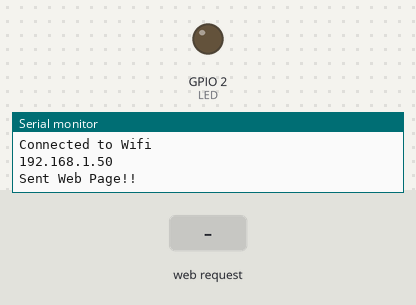
Bench run of a program on a simulated ESP32. Parts: output pins drawn as LEDs (lit = HIGH), the last lines printed to the serial monitor. The inputs (shaded band) are chosen by the test bench. WiFi joins after 1.5 s; servers stay silent unless stated.

Above: at 2.7 s.
2.8 s: HTTP request GET /update received
4.3 s: HTTP request GET /update received
At 5.4 s:
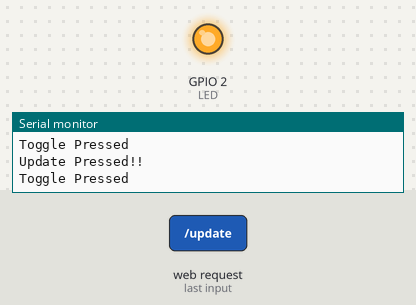
Timing chart, 0 to 7.3 s (numbered marks = the images above; inputs shaded):
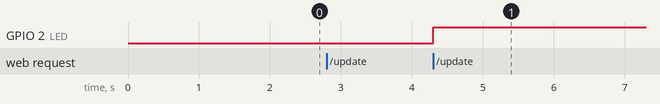

The program:

main.cpp
```cpp
#include "WiFi.h"
#include "ESPAsyncWebServer.h"
// Credentials

const char *ssid = "JioFiber-4G";
const char *psk = "12345678";

// Async Server Obj
AsyncWebServer webserver(80);

const char index_html[] = R"rawliteral(<!DOCTYPE html>
<html>

<head>
    <meta name=\"viewport\" content=\"width=device-width, initial-scale=1\">
    <link rel=\"icon\" href=\"data:,\">
    <style>
        html {
            font-family: Helvetica;
            display: inline-block;
            margin: 0px auto;
            text-align: center;
        }

        .button {
            background-color: #4CAF50;
            border: none;
            color: white;
            padding: 16px 40px;
            text-decoration: none;
            font-size: 30px;
            margin: 2px;
            cursor: pointer;
        }
    </style>
</head>
<script>

    function sendrequest()
    {
        console.log("Send request called");
        var req = new XMLHttpRequest();
        req.open("GET","/update",true);
        req.send();
    }
</script>
<body>
    <h1>ESP32 Web Server</h1>
    <p>Digital Output State</p>
    <p><button class=\"button\" onclick=sendrequest()>ON</button></a></p>
</body>


</html>)rawliteral";

const int LED = 2;
int state = LOW;
void setup()
{
  Serial.begin(115200);

  WiFi.begin(ssid, psk);
  pinMode(LED, OUTPUT);

  while (WiFi.status() != WL_CONNECTED)
  {
    delay(500);
  }

  Serial.println("Connected to Wifi ");
  Serial.println(WiFi.localIP());

  webserver.on("/", HTTP_GET, [](AsyncWebServerRequest *req)
               { req->send_P(200, "text/html", index_html, nullptr); });
  webserver.on("/update", HTTP_GET, [](AsyncWebServerRequest *req)
               {
                 Serial.println("Update Pressed!!");

                 digitalWrite(LED, state);

                 if (state)
                 {
                   state = LOW;
                 }
                 else
                 {
                   state = HIGH;
                 }
                 Serial.println("Toggle Pressed");
               });
  Serial.println("Sent Web Page!!");

  webserver.begin();
}

void loop()
{

}
```

Measured:
- after the input at 4.3 s, GPIO 2 (LED): LOW → HIGH at once
